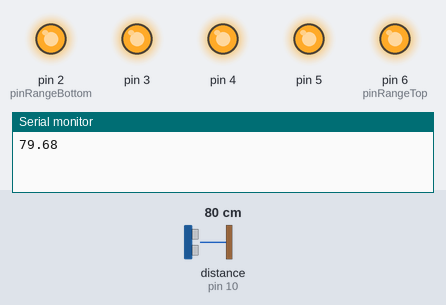
A sketch run on a simulated Arduino Uno, built with avr-gcc and run on an emulated ATmega328P. Shown: output pins drawn as LEDs (lit = HIGH), the last lines printed to the serial monitor. Wiring (inferred from the names in the program): ultrasonic range finder: trigger pin 9; echo pin 10. Inputs (shaded band) come from the test bench; at power-on: distance to the obstacle (sensor on pin 10) 80 cm. The echo pulse lasts 58.3 µs per cm; pins used as bus, display or sensor lines are not drawn.

Above: at 0.1 s.
At 10.91 s:
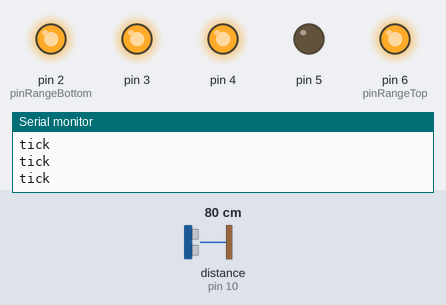
At 22.0 s:
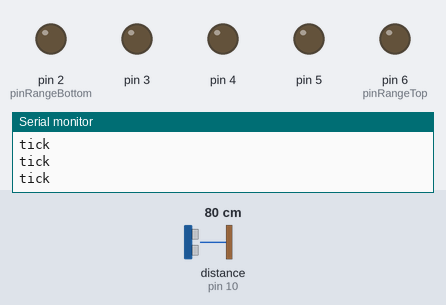
At 26.7 s:
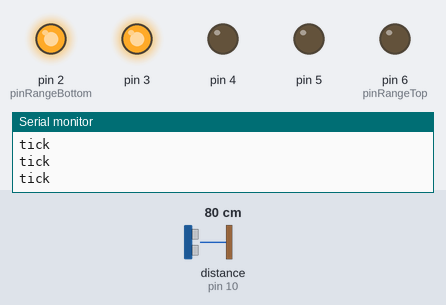
At 31.7 s:
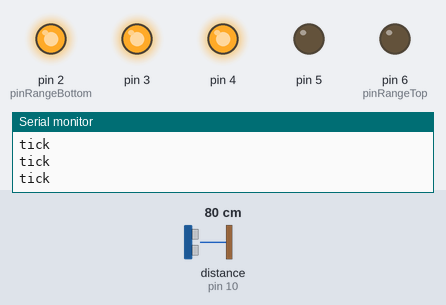
At 36.7 s:
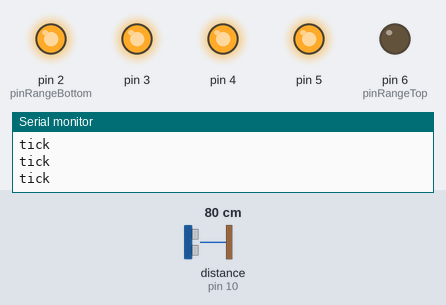
Timing chart, 0 to 40.0 s (numbered marks = the images above):
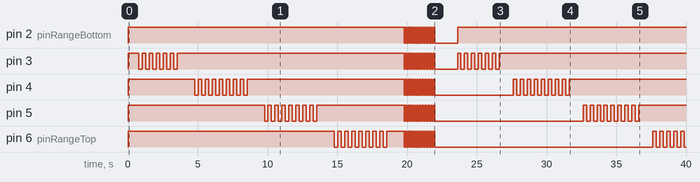

Measured:
- by itself, pin 2 (pinRangeBottom): goes 11 × (LOW 0.10 s, HIGH 0.10 s), LOW 1.6 s, then HIGH
- by itself, pin 6 (pinRangeTop): HIGH → LOW at 14.8 s, → HIGH 0.25 s later, → LOW 0.25 s later, → HIGH 0.25 s later, … (49 changes in this stretch)
- by itself, pin 3: goes 5 × (LOW 0.25 s, HIGH 0.25 s), LOW 0.25 s, HIGH 16.3 s, 11 × (LOW 0.10 s, HIGH 0.10 s), LOW 1.6 s, 6 × (HIGH 0.25 s, LOW 0.25 s), then HIGH
- by itself, pin 4: goes 7 × (LOW 0.25 s, HIGH 0.25 s), LOW 0.25 s, HIGH 11.3 s, 11 × (LOW 0.10 s, HIGH 0.10 s), LOW 5.6 s, 8 × (HIGH 0.25 s, LOW 0.25 s), then HIGH

The sketch:

led_us_wash.ino
```cpp
const int trigPin = 9;
const int echoPin = 10;

const int pinRangeBottom = 2;
const int pinRangeTop = 6;
int washCount = 0;

float duration, distance;

void setup() {
  pinMode(trigPin, OUTPUT);
  pinMode(echoPin, INPUT);
  for (int i = pinRangeBottom; i <= pinRangeTop; i++) {
    pinMode(i, OUTPUT);
  }

  for (int i = pinRangeBottom; i <= pinRangeTop; i++) {
    digitalWrite(i, HIGH);
  }


  Serial.begin(9600);
}

void loop() {
  digitalWrite(trigPin, LOW);
  delayMicroseconds(2);
  digitalWrite(trigPin, HIGH);
  delayMicroseconds(10);
  digitalWrite(trigPin, LOW);

  duration = pulseIn(echoPin, HIGH);
  distance = (duration * .0343) / 2;
  Serial.println(distance);

    if (distance < 200) {
      washCount++;
    }
    else {
      washCount = 0;
    }

   if (washCount > 5) {
     washCount = 0;
      countUp();
    }

   delay(100);
}

void countUp() {
  Serial.println("Counting up");
  int time = 20;
  int count = 0;
  boolean currLEDstate = true;
  while ( time > 0) {

    if (count % 4 == 0) {
      time--;
      Serial.println("tick");
    }
    digitalWrite(2, HIGH);

    if (time > 15) {

      if (currLEDstate) {
        digitalWrite(3, HIGH);
      }
      else {

        digitalWrite(3,  LOW);
      }
      currLEDstate = !currLEDstate;
      if (time == 16) {
        digitalWrite(3, HIGH);
      }
    }
    if (time > 10 && time <= 15) {
      if (currLEDstate) {
        digitalWrite(4, HIGH);
      }
      else {

        digitalWrite(4,  LOW);
      }
      currLEDstate = !currLEDstate;
      if (time == 11) {
        digitalWrite(4, HIGH);
      }
    }

    if (time > 5 && time <= 10) {
      if (currLEDstate) {
        digitalWrite(5, HIGH);
      }
      else {

        digitalWrite(5,  LOW);
      }
      currLEDstate = !currLEDstate;
      if (time == 6) {
        digitalWrite(5, HIGH);
      }
    }

    if (time > 0 && time <= 5) {
      if (currLEDstate) {
        digitalWrite(6, HIGH);
      }
      else {

        digitalWrite(6,  LOW);
      }
      if (time == 1) {
        digitalWrite(6, HIGH);
      }
      currLEDstate = !currLEDstate;

    }
    delay(250);
    count++;
  }

  for (int i = 0; i <= 10; i++) {

    for (int i = pinRangeBottom; i <= pinRangeTop; i++) {
      digitalWrite(i, LOW);
    }
    delay(100);
    for (int i = pinRangeBottom; i <= pinRangeTop; i++) {
      digitalWrite(i, HIGH);
    }
    delay(100);
  }
  for (int i = pinRangeBottom; i <= pinRangeTop; i++) {
    digitalWrite(i, LOW);
  }

  delay(1000);
}
```
